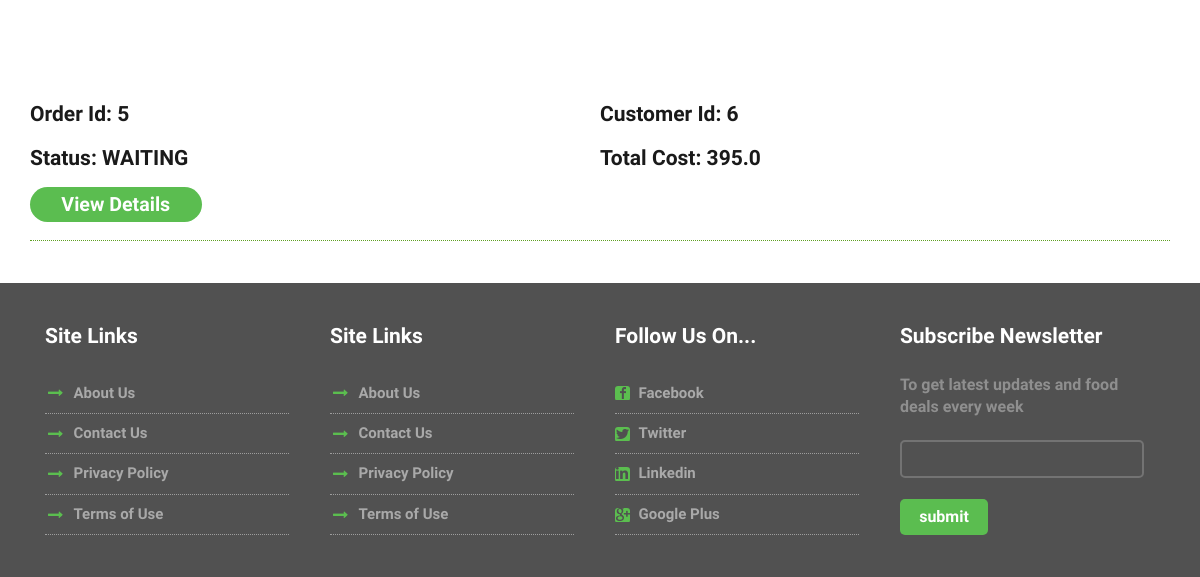
The page /view_orders_for_restaurant (signed in, lower part) on the database as committed earlier.
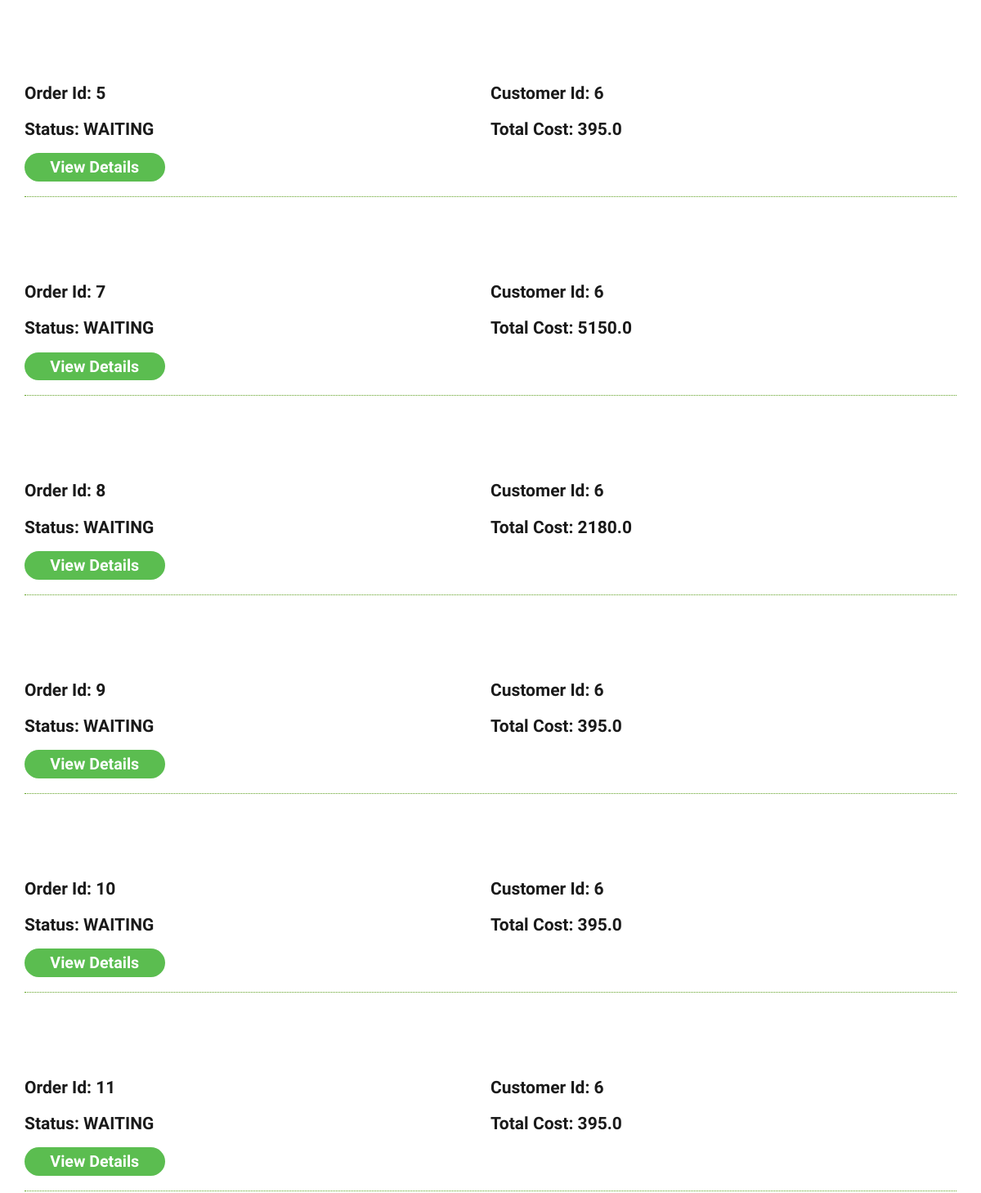
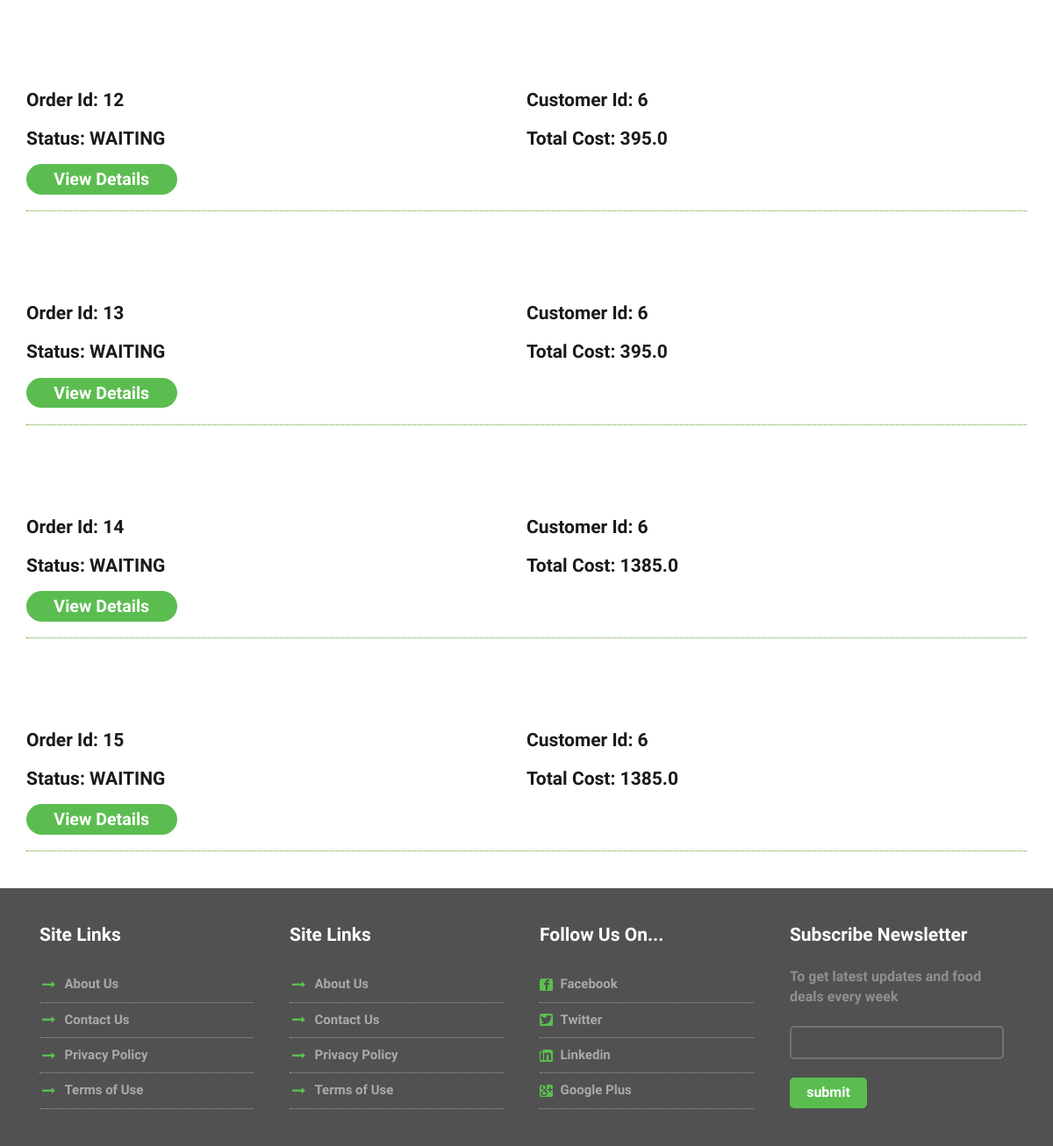
The same page on the database as committed later (2 pictures, top to bottom).
### tables this page shows
CREATE TABLE "order" (
	`id`	INTEGER NOT NULL PRIMARY KEY AUTOINCREMENT UNIQUE,
	`restaurant_id`	INTEGER,
	`customer_id`	INTEGER,
	`status`	TEXT NOT NULL,
	`description`	TEXT,
	`cost`	REAL,
	`review`	TEXT,
	FOREIGN KEY(`restaurant_id`) REFERENCES `restaurant`(`id`) ON DELETE CASCADE,
	FOREIGN KEY(`customer_id`) REFERENCES `customer`(`id`)
);

### routes.py (the view)
@app.route('/view_orders_for_restaurant', methods=['GET','POST'])
def view_orders_for_restaurant():
    if 'username' in session:
        restaurant_id = session['id']
        ordr = dbHandler.get_orders_for_restaurant(restaurant_id)
        return render_template('restaurant_view_orders.html',orders=ordr,logged_in = True )
    else:
        return render_template('index.html')

### models.py (called while the page is built)
def get_orders_for_restaurant(restaurant_id):
    conn = sql.connect("digin.db")
    t=(restaurant_id,)
    sqlQuery = "select * from 'order' where restaurant_id = ?"
    cur = conn.cursor()
    cur.execute(sqlQuery,t)
    rows = cur.fetchall()
    conn.close()
    return rows

### templates/restaurant_view_orders.html (shortened to what this page needs)
<!DOCTYPE html>
<html>
<head>
<link href="../static/css/bootstrap.css" rel='stylesheet' type='text/css' />
<link href="../static/css/style.css" rel="stylesheet" type="text/css" media="all" />
<link href="../static/css/animate.css" rel='stylesheet' type='text/css' />
</head>
<body>
    {% for row in orders %}
	<div class="orders">
	<div class="container">
		<div class="order-top">
            <li class="item-lists"><h4>Order Id: {{row[0]}}</h4>
			</li>
            <li class="item-lists"><h4>Customer Id: {{row[2]}}</h4>
			</li>
            <li class="item-lists"><h4>Status: {{row[3]}}</h4>
			</li>
            <li class="item-lists"><h4>Total Cost: {{row[5]}}</h4>
			</li>
			<div class="clearfix"></div>
            <form id="{{row[0]}}" action="/view_details_of_order" method="post">
						<ul class="qty">
							<li><a class="morebtn hvr-rectangle-in" href="#" onclick='document.getElementById("{{row[0]}}").submit();'>View Details</a></li>
						</ul>
            </form>
		</div>
		</div>
	</div>
{% endfor %}
	<div class="contact-section" id="contact">
			<div class="container">
				<div class="contact-section-grids">
					<div class="col-md-3 contact-section-grid wow fadeInLeft" data-wow-delay="0.4s">
						<h4>Site Links</h4>
						<ul>
							<li><i class="point"></i></li>
							<li class="data"><a href="#">About Us</a></li>
						</ul>
						<ul>
							<li><i class="point"></i></li>
							<li class="data"><a href="#">Contact Us</a></li>
						</ul>
						<ul>
							<li><i class="point"></i></li>
							<li class="data"><a href="#">Privacy Policy</a></li>
						</ul>
						<ul>
							<li><i class="point"></i></li>
							<li class="data"><a href="#">Terms of Use</a></li>
						</ul>
					</div>
					<div class="col-md-3 contact-section-grid wow fadeInLeft" data-wow-delay="0.4s">
						<h4>Site Links</h4>
						<ul>
							<li><i class="point"></i></li>
							<li class="data"><a href="#">About Us</a></li>
						</ul>
						<ul>
							<li><i class="point"></i></li>
							<li class="data"><a href="#">Contact Us</a></li>
						</ul>
						<ul>
							<li><i class="point"></i></li>
							<li class="data"><a href="#">Privacy Policy</a></li>
						</ul>
						<ul>
							<li><i class="point"></i></li>
							<li class="data"><a href="#">Terms of Use</a></li>
						</ul>
					</div>
					<div class="col-md-3 contact-section-grid wow fadeInRight" data-wow-delay="0.4s">
						<h4>Follow Us On...</h4>
						<ul>
							<li><i class="fb"></i></li>
							<li class="data"> <a href="#">  Facebook</a></li>
						</ul>
						<ul>
							<li><i class="tw"></i></li>
							<li class="data"> <a href="#">Twitter</a></li>
						</ul>
						<ul>
							<li><i class="in"></i></li>
							<li class="data"><a href="#"> Linkedin</a></li>
						</ul>
						<ul>
							<li><i class="gp"></i></li>
							<li class="data"><a href="#">Google Plus</a></li>
						</ul>
					</div>
					<div class="col-md-3 contact-section-grid nth-grid wow fadeInRight" data-wow-delay="0.4s">
						<h4>Subscribe Newsletter</h4>
						<p>To get latest updates and food deals every week</p>
						<input type="text" class="text" value="" onfocus="this.value = '';" onblur="if (this.value == '') {this.value = '';}">
						<input type="submit" value="submit">
						</div>
					<div class="clearfix"></div>
				</div>
			</div>
		</div>
</body>
</html>

Rows that differ between the two databases and show on the page:
added order: id "7", customer "6", status "WAITING", cost "5150.0"
added order: id "8", customer "6", status "WAITING", cost "2180.0"
added order: id "9", customer "6", status "WAITING", cost "395.0"
added order: id "10", customer "6", status "WAITING", cost "395.0"
added order: id "11", customer "6", status "WAITING", cost "395.0"
added order: id "12", customer "6", status "WAITING", cost "395.0"
added order: id "13", customer "6", status "WAITING", cost "395.0"
added order: id "14", customer "6", status "WAITING", cost "1385.0"
added order: id "15", customer "6", status "WAITING", cost "1385.0"
